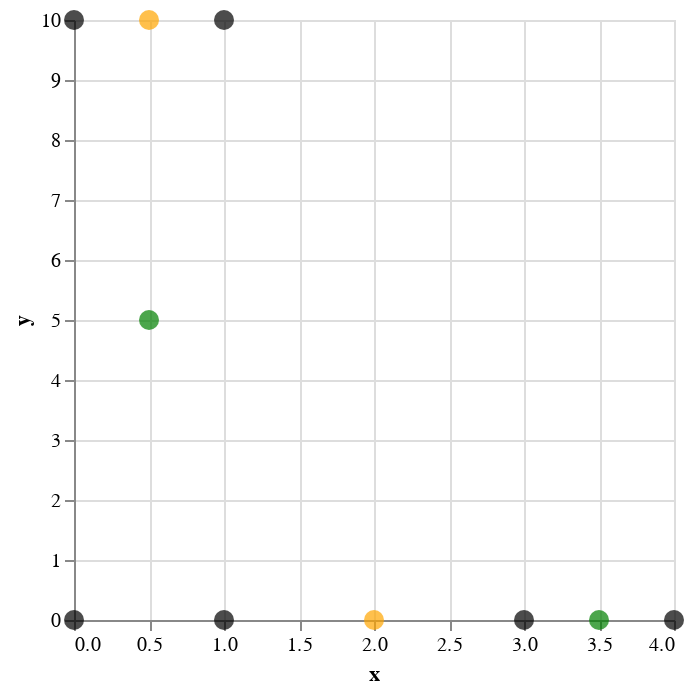

Here is the notebook cell this chart was saved with:
### Markdown cell above
Compute centroids again: (2,0) and (0.5,10)

### Code cell
round2 = pd.DataFrame({"x":[2,0.5],"y":[0,10]})
average2 = alt.Chart(round2).mark_point(color="orange",size=100,filled=True).encode(
    x="x",
    y="y"
)
datapoints + average1 + average2

### Figure 1 — Vega-Lite specification as saved in the notebook (floating-point values rounded to 4 significant figures)
{"config": {"view": {"continuousWidth": 300, "continuousHeight": 300}}, "layer": [{"data": {"name": "data-94131af95bdb0397aa4e973f5f50880e"}, "mark": {"type": "point", "color": "black", "filled": true, "size": 100}, "encoding": {"x": {"field": "x", "type": "quantitative"}, "y": {"field": "y", "type": "quantitative"}}}, {"data": {"name": "data-1aad7ad9f5ded75a32aa52cba1158594"}, "mark": {"type": "point", "color": "green", "filled": true, "size": 100}, "encoding": {"x": {"field": "x", "type": "quantitative"}, "y": {"field": "y", "type": "quantitative"}}}, {"data": {"name": "data-e4b0eaf21d8d4f91587f1137d6a66d99"}, "mark": {"type": "point", "color": "orange", "filled": true, "size": 100}, "encoding": {"x": {"field": "x", "type": "quantitative"}, "y": {"field": "y", "type": "quantitative"}}}], "$schema": "https://vega.github.io/schema/vega-lite/v5.8.0.json", "datasets": {"data-94131af95bdb0397aa4e973f5f50880e": [{"x": 0, "y": 0}, {"x": 0, "y": 10}, {"x": 1, "y": 0}, {"x": 1, "y": 10}, {"x": 3, "y": 0}, {"x": 4, "y": 0}], "data-1aad7ad9f5ded75a32aa52cba1158594": [{"x": 3.5, "y": 0}, {"x": 0.5, "y": 5}], "data-e4b0eaf21d8d4f91587f1137d6a66d99": [{"x": 2.0, "y": 0}, {"x": 0.5, "y": 10}]}}
